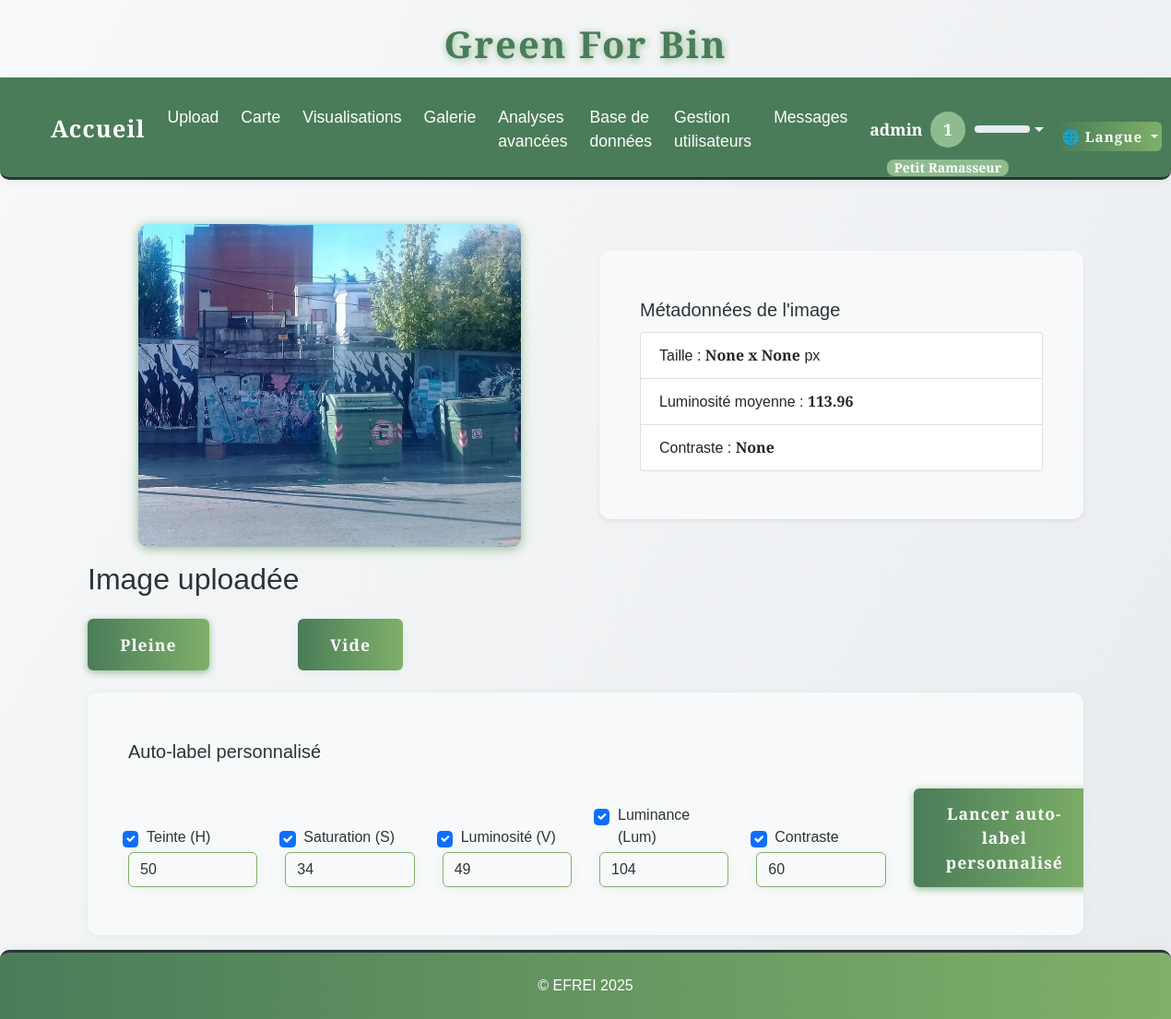
/annotate/WhatsApp_Image_2021-01-29_at_6.23.22_PM.jpeg (signed in), run on an earlier commit of the app's database.
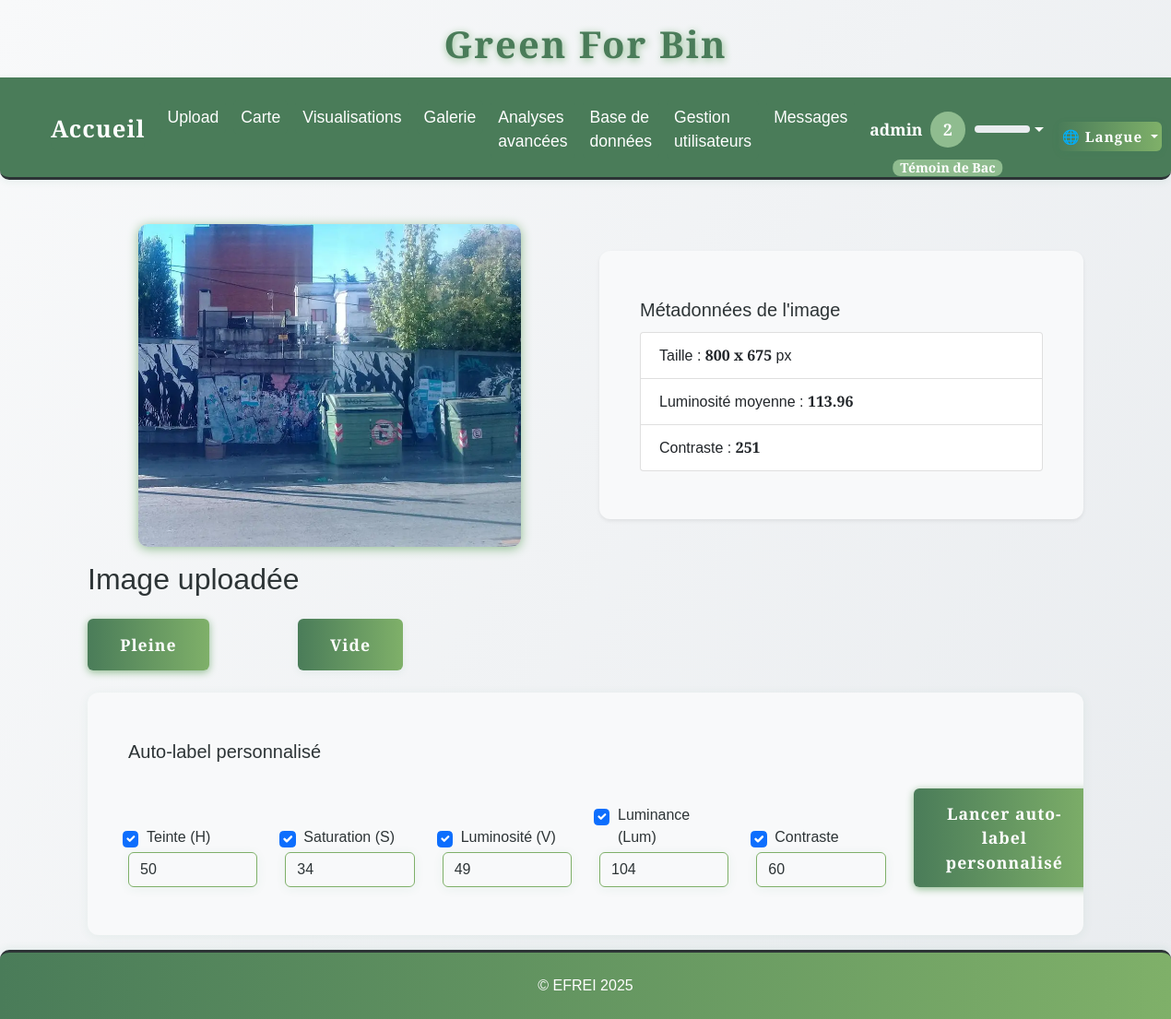
And on a later commit of the database.
### tables this page shows
CREATE TABLE images (
                id INTEGER PRIMARY KEY AUTOINCREMENT,
                filename TEXT,
                upload_date TEXT,
                annotation TEXT,
                width INTEGER,
                height INTEGER,
                file_size INTEGER,
                avg_color TEXT,
                hist_rgb TEXT,
                hist_lum TEXT,
                contrast INTEGER,
                contour_count INTEGER,
                localisation TEXT,
                std_h REAL,
                std_s REAL,
                std_v REAL
            );

### app.py (the view, shortened to what this page needs)
@app.route('/annotate/<filename>', methods=['GET', 'POST'])
@login_required
def annotate(filename):
    auto_label = request.args.get('auto_label')
    custom_auto_label_result = None
    form_values = {
        'use_std_h': True,
        'use_std_s': True,
        'use_std_v': True,
        'use_lum': True,
        'use_contrast': True,
        'seuil_h': 50,
        'seuil_s': 34,
        'seuil_v': 49,
        'seuil_lum': 104,
        'seuil_contrast': 60
    }
    with sqlite3.connect(DB_PATH) as conn:
        c = conn.cursor()
        c.execute('''
            SELECT width, height, contrast
            FROM images
            WHERE filename = ?
        ''', (filename,))
        row = c.fetchone()
        if row:
            width, height, contrast = row
        else:
            width, height, contrast = None, None, None
    image_path = os.path.join(app.config['UPLOAD_FOLDER'], filename)
    luminosity = None
    try:
        img = Image.open(image_path).convert('L')
        np_img = np.array(img)
        luminosity = round(float(np.mean(np_img)), 2)
    except Exception as e:
        print(f"[ANNOTATE] Erreur calcul luminosité : {e}")
    metadata = {
        'width': width,
        'height': height,
        'contrast': contrast,
        'luminosity': luminosity
    }
    return render_template(
        'annotate.html',
        filename=filename,
        auto_label=auto_label,
        metadata=metadata,
        custom_auto_label_result=custom_auto_label_result,
        form_values=form_values
    )

### app.py (called while the page is built)
def get_locale():
    return session.get('lang', request.accept_languages.best_match(['en', 'fr']))

@app.context_processor
def inject_locale():
    return dict(get_locale=get_locale)

@app.context_processor
def inject_user_level():
    def user_level():
        if 'user_id' in session:
            try:
                with sqlite3.connect(DB_PATH) as conn:
                    c = conn.cursor()
                    c.execute("SELECT xp FROM users WHERE id = ?", (session['user_id'],))
                    row = c.fetchone()
                    xp = row[0] if row and row[0] is not None else 0
                return get_user_level(xp)
            except Exception as e:
                print(f"[USER LEVEL] {e}")
        return get_user_level(0)
    return dict(user_level=user_level)

def login_required(f):
    @wraps(f)
    def decorated_function(*args, **kwargs):
        if 'user_id' not in session:
            flash(_('Vous devez être connecté pour accéder à cette page.'), 'error')
            return redirect(url_for('login'))
        return f(*args, **kwargs)
    return decorated_function

### templates/annotate.html (shortened to what the changed rows need)
<!DOCTYPE html>
{% extends "base.html" %}
{% block content %}
<div class="container mt-4">
    <div class="row align-items-center">
        <div class="col-md-6">
            <div class="card bg-creme shadow-sm mb-3">
                <div class="card-body">
                    <ul class="list-group">
                        <li class="list-group-item">{{ _('Taille') }} : <b>{{ metadata.width }} x {{ metadata.height }}</b> px</li>
                        <li class="list-group-item">{{ _('Contraste') }} : <b>{{ metadata.contrast }}</b></li>
                    </ul>
                </div>
            </div>
        </div>
    </div>
    <h2>{{ _('Image uploadée') }}</h2>
</div>
{% endblock %}

What changed in the data, as far as the page shows it:
added images: width "800", height "675", contrast "251"
Also different on the page:
{{ lvl.level }}: "1" → "2"
{{ metadata.width }}: "None" → (not shown)
{{ metadata.height }}: "None" → (not shown)
{{ metadata.contrast }}: "None" → (not shown)
text no longer shown: "Petit Ramasseur"
text now shown: "Témoin de Bac"
